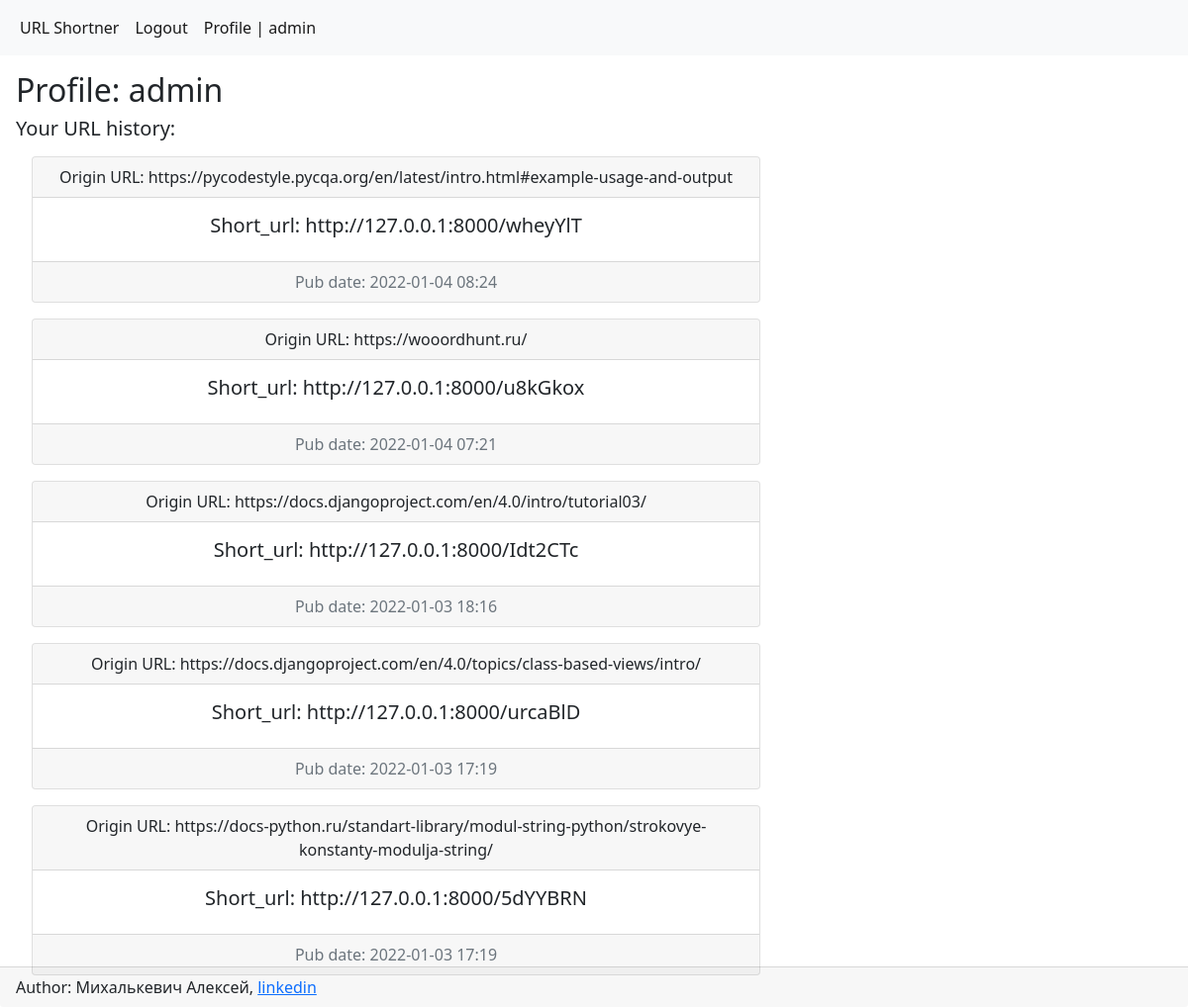
/accounts/profile/ (signed in), run on an earlier commit of the app's database.
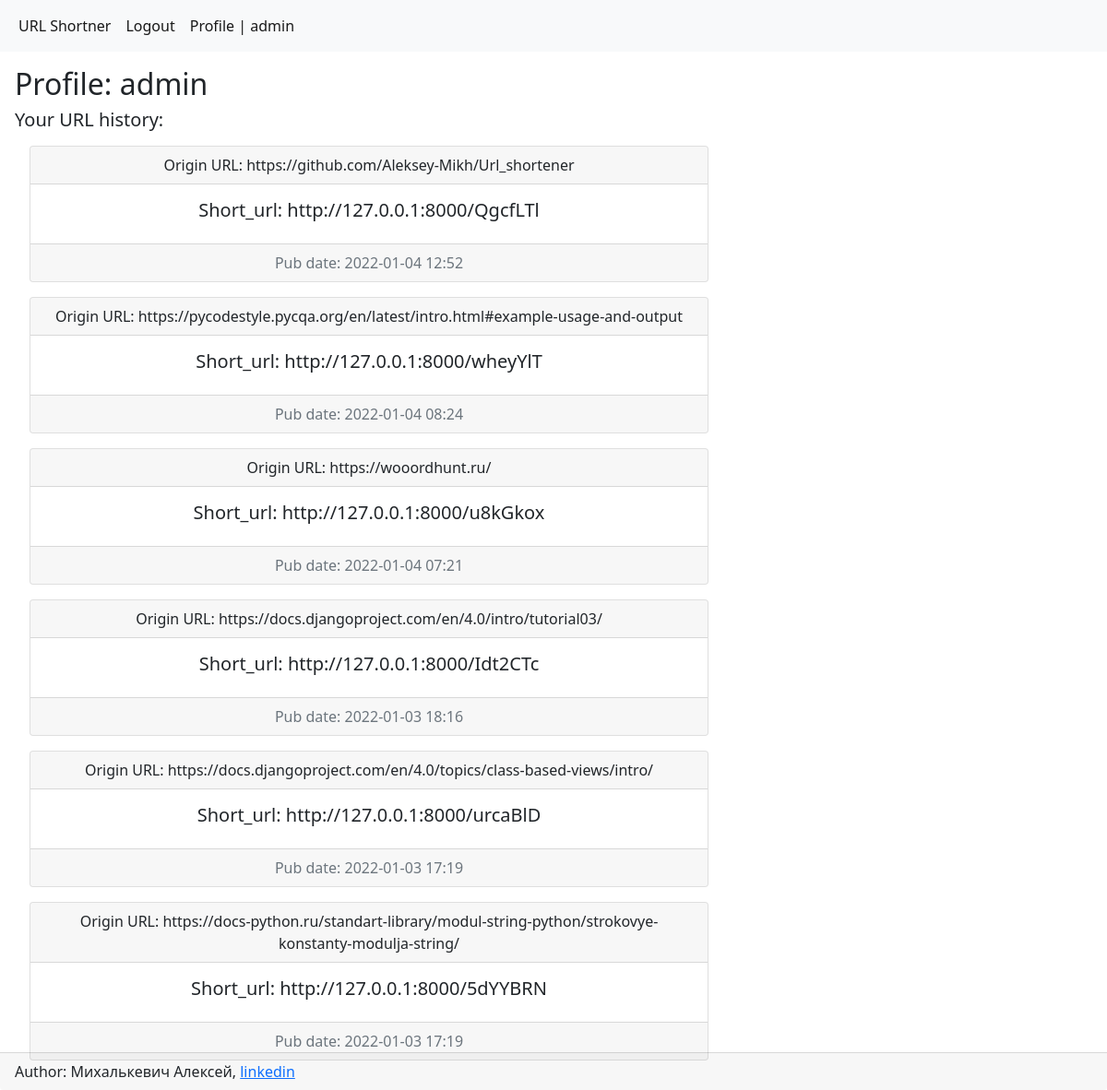
And on a later commit of the database.
### shortener/models.py (models this page shows, shortened)
class Urls(models.Model):
    short_url = models.SlugField(max_length=7, primary_key=True)
    origin_url = models.URLField(max_length=200)
    pub_date = models.DateTimeField(auto_now=True)
    user_profile = models.ManyToManyField(
        "user_reg_log.Profile", null=True, related_name="user_profile"
    )
    class Meta:
        verbose_name = "URL"
        verbose_name_plural = "URLs"
        ordering = ["-pub_date"]

### user_reg_log/views.py (the view)
# urls.py: path('profile/', user_profile, name='profile'),
def user_profile(request):
    customer = Profile.objects.get(user=request.user)
    urls = customer.user_profile.all()
    context = {
        "customer": customer,
        "urls": urls,
        "site_url": settings.SITE_URL,
    }
    return render(request, "user_reg_log/user_profile.html", context)

### user_reg_log/templates/user_reg_log/user_profile.html
{% extends "shortener/base.html" %}
{% block content %}
<div class="col-md-8 ">
    <div class="card-body">
        <h2>Profile: {{ customer.user.username }}</h2>
        <h5>Your URL history:</h5>
        {% for url in urls %}
        <div class="card text-center m-3">
            <div class="card-header">
                Origin URL: {{ url.origin_url }}
            </div>
            <div class="card-body">
                <h5 class="card-title">Short_url: {{ site_url }}/{{ url.short_url }} </h5>
            </div>
            <div class="card-footer text-muted">
                Pub date: {{ url.pub_date|date:"Y-m-d H:i" }}
            </div>
        </div>
        {% endfor %}
    </div>
</div>
{% endblock %}

What changed in the data, as far as the page shows it:
added Urls: origin_url "https://github.com/Aleksey-Mikh/Url_shortener", site_url "http://127.0.0.1:8000", short_url "QgcfLTl", pub_date "2022-01-04 12:52"
